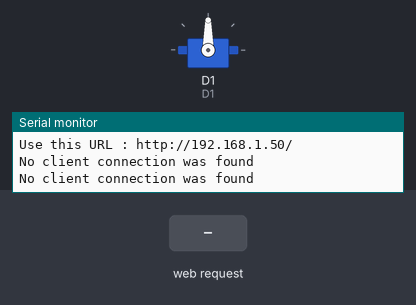
A sketch run on a simulated ESP8266 (Wemos D1 mini). On the bench: servo, the last lines printed to the serial monitor. The inputs (shaded band) are chosen by the test bench. WiFi joins after 1.5 s; servers stay silent unless stated. At 17.0 s the program puts the board to deep sleep or switches it off; the recording ends there.

Above: at 3.7 s.
3.8 s: HTTP request GET /ON received
At 6.5 s:
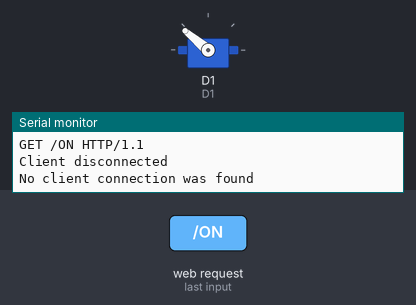
7.0 s: HTTP request GET /OFF received
At 8.4 s:
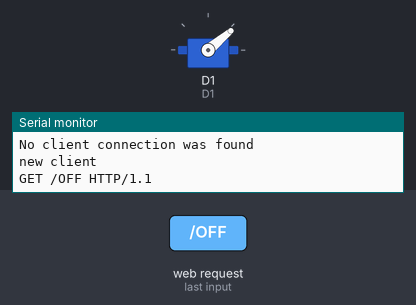
9.5 s: HTTP request GET /MID received
At 11.6 s:
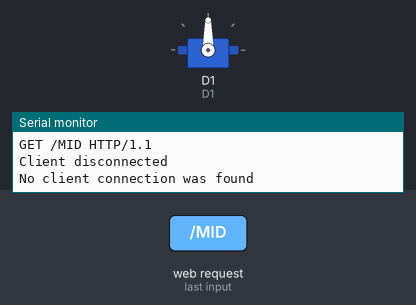
Timing chart, 0 to 13.1 s (numbered marks = the images above; inputs shaded):
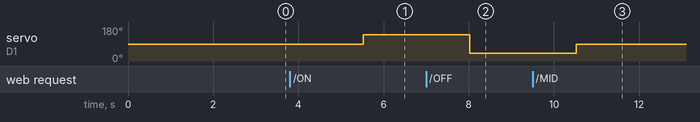

The sketch:

wifi_servomotor.ino
```cpp
#include <Servo.h>
#include <ESP8266WiFi.h>
#include <ESP8266mDNS.h>
#include <WiFiUdp.h>

/*
  Wemos d1 mini pin out

  Pin  Function                       ESP-8266 Pin
  TX  TXD                             TXD
  RX  RXD                             RXD
  A0  Analog input, max 3.3V input    A0
  D0  IO                              GPIO16
  D1  IO, SCL                         GPIO5
  D2  IO, SDA                         GPIO4
  D3  IO, 10k Pull-up                 GPIO0
  D4  IO, 10k Pull-up, BUILTIN_LED    GPIO2
  D5  IO, SCK                         GPIO14
  D6  IO, MISO                        GPIO12
  D7  IO, MOSI                        GPIO13
  D8  IO, 10k Pull-down, SS           GPIO15
  G   Ground                          GND
  5V  5V                              -
  3V3 3.3V                            3.3V
  RST Reset                           RST

  GPIO0: pull low during boot for flash mode (connects to a push button).
  Other than that, usable as GPIO but beware of waht you connect to it.
  GPIO1, 3: TX and RX (Serial). Also usable as GPIO if not using serial.
  GPIO2: is pulled up during boot & internal LED (active LOW).
  GPIO15: fixed external pull-down (for boot).
  GPIO4, 5, 12-14, 16: nothing special.
  Conclusion
  Stick to A0, D0, D5, D6 and D7.
*/
static const uint8_t D0 = 16;
static const uint8_t D1 = 5;
static const uint8_t D2 = 4;
static const uint8_t D3 = 0;
static const uint8_t D4 = 2;
static const uint8_t D5 = 14;
static const uint8_t D6 = 12;
static const uint8_t D7 = 13;
static const uint8_t D8 = 15;
static const uint8_t D9 = 3;
static const uint8_t D10 = 1;

Servo servo;
WiFiServer server(80);

// Only 2.4 GHz WiFi. ESP8266 does not support 5.0 GHz WiFi.
const char *ssid = "name";         //!!!!!!!!!!!!!!!!!!!!! modify this
const char *password = "password"; //!!!!!!!!!!!!!!!!!!!!! modify this

void setup()
{
    Serial.begin(9600);
    delay(10);

    // Connect to WiFi network
    Serial.println();
    Serial.println();
    Serial.print("Connecting to ");
    Serial.println(ssid);

    WiFi.mode(WIFI_STA);
    WiFi.begin(ssid, password);

    while (WiFi.status() != WL_CONNECTED)
    {
        delay(500);
        Serial.print(".");
    }
    Serial.println("");
    Serial.println("WiFi connected");

    // Start the server
    server.begin();
    Serial.println("Server started");

    // Print the IP address
    Serial.print("Use this URL : ");
    Serial.print("http://");
    Serial.print(WiFi.localIP());
    Serial.println("/");

    // Connect servomotor
    servo.attach(D1);
    delay(1000);
}

void loop()
{
    // Check if a client has connected
    // and if there's no client, it goes to the deep sleep mode
    int sleep_timer = 5;
    WiFiClient client = server.available();
    while (!client)
    {
        Serial.println("No client connection was found");

        client = server.available();
        if (sleep_timer < 0)
        {
            Serial.println("Deep sleep for 5 seconds");
            ESP.deepSleep(5e6);
        }
        sleep_timer--;
        delay(1000);
        // return;
    }

    // Wait until the client sends some data
    while (!client.available())
    {
        delay(200);
    }
    Serial.println("new client");

    // Read the first line of the request
    String request = client.readStringUntil('\r');
    Serial.println(request);
    client.flush();

    // Match the request
    int value = LOW;
    if (request.indexOf("/ON") != -1)
    {
        servo.write(140);
        value = HIGH;
    }

    if (request.indexOf("/OFF") != -1)
    {
        servo.write(40);
        value = LOW;
    }

    if (request.indexOf("/MID") != -1)
    {
        servo.write(90);
        value = LOW;
    }

    // Return the response
    client.println("HTTP/1.1 200 OK");
    client.println("Access-Control-Allow-Origin: *");
    client.println("Content-Type: text/html");
    client.println(""); //  do not forget this one
    client.println("<!DOCTYPE HTML>");
    client.println("<html>");

    delay(500);
    client.stop();
    Serial.println("Client disconnected");
}
```

Measured:
- after the input at 3.8 s, servo on D1: 90° → 140° after 1.7 s
- after the input at 7.0 s, servo on D1: 140° → 40° after 1.0 s
- after the input at 9.5 s, servo on D1: 40° → 90° after 1.0 s
